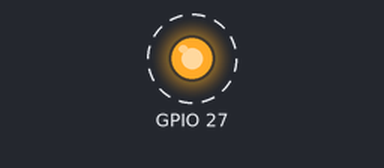
A program run on a simulated Raspberry Pi (BCM pin numbers). Parts: output pins drawn as LEDs (lit = HIGH). Dashed ring = blinking.

Above: at 0.15 s.
Timing chart, 0 to 3.0 s (numbered marks = the images above):
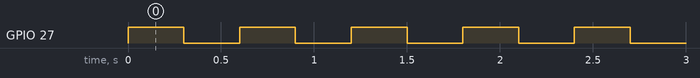

Measured:
- by itself, GPIO 27: alternates HIGH for 0.30 s and LOW for 0.30 s

The program:

led-ctl-01.py
```python
import RPi.GPIO as GPIO
import time

GPIO.setmode(GPIO.BCM)

# GPIO.setup(17, GPIO.OUT)
# GPIO.output(17, GPIO.LOW)

GPIO.setup(27, GPIO.OUT)
GPIO.output(27, GPIO.LOW)

# GPIO.setup(22, GPIO.OUT)
# GPIO.output(22, GPIO.LOW)

# for i in range(3):
#     GPIO.output(17, GPIO.HIGH)
#     time.sleep(0.3)
#     GPIO.output(17, GPIO.LOW)
#     time.sleep(0.3)

while True:
# for i in range(3):
    GPIO.output(27, GPIO.HIGH)
    time.sleep(0.3)
    GPIO.output(27, GPIO.LOW)
    time.sleep(0.3)

# for i in range(3):
# while True:
#     GPIO.output(22, GPIO.HIGH)
#     time.sleep(0.3)
#     GPIO.output(22, GPIO.LOW)
#     time.sleep(0.3)

GPIO.cleanup()
```
